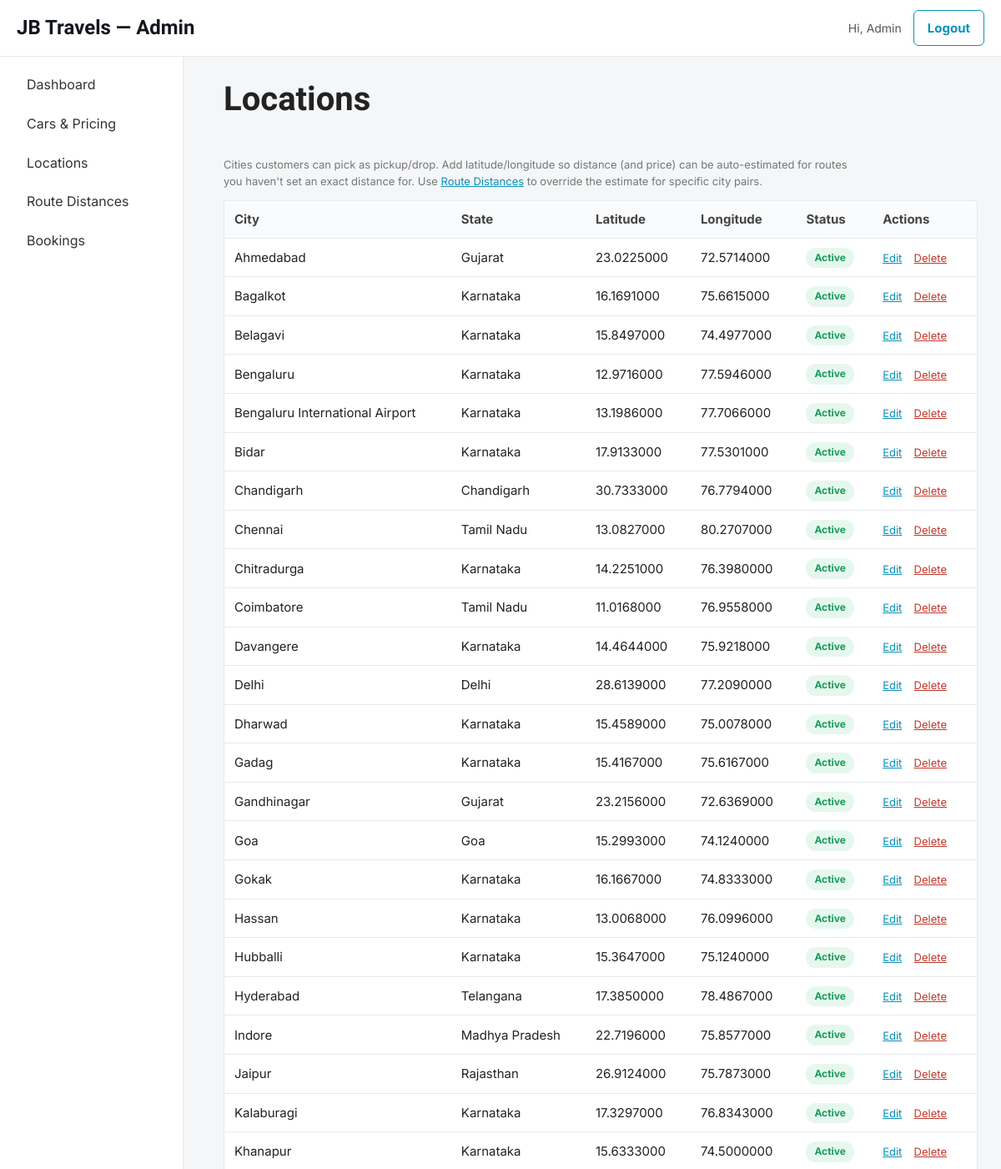
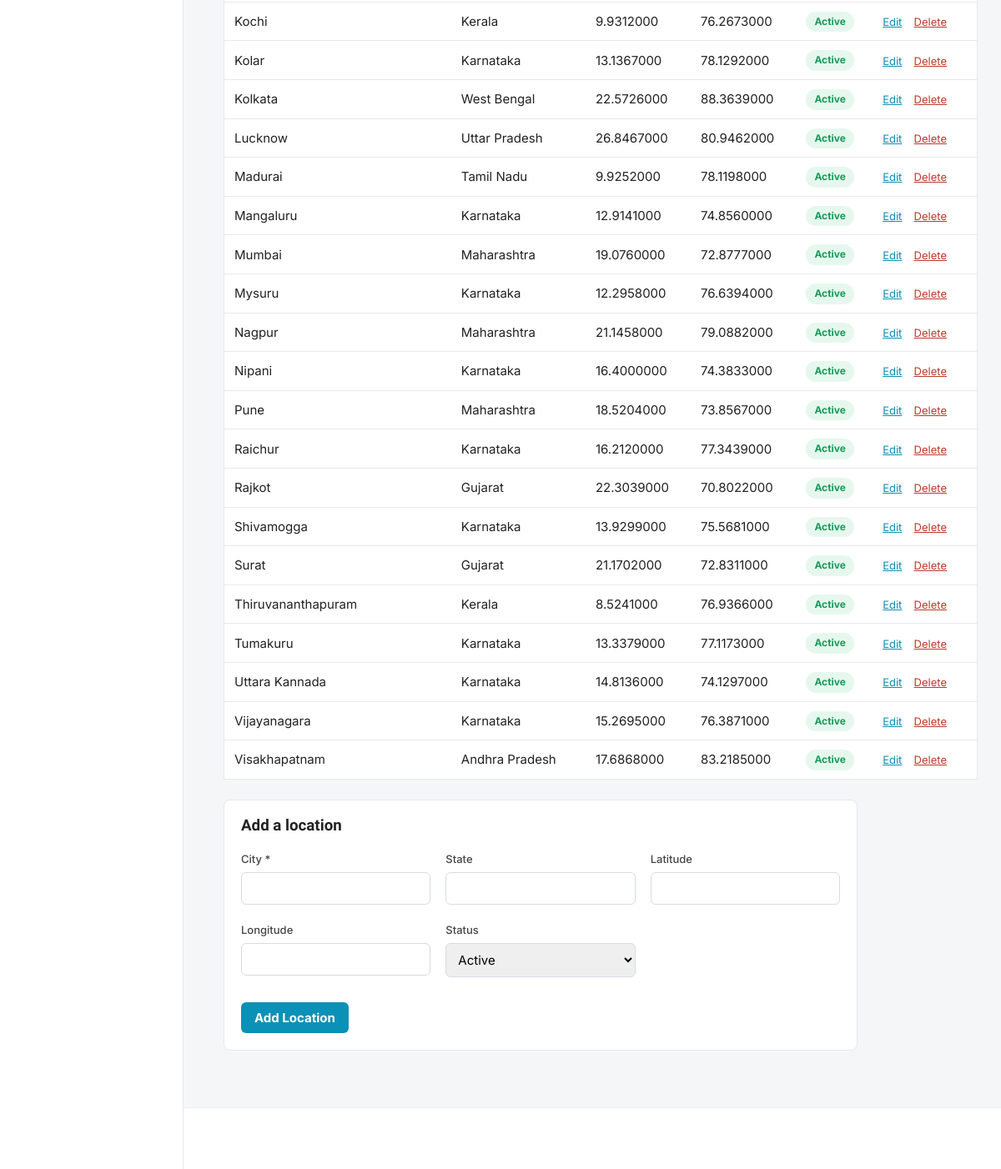
Page /admin/locations/index.php (signed in) on the committed database (2 pictures, top to bottom).
### tables this page shows
CREATE TABLE locations (
    id INT AUTO_INCREMENT PRIMARY KEY,
    city VARCHAR(100) NOT NULL,
    state VARCHAR(100),
    country VARCHAR(100) DEFAULT 'India',
    latitude DECIMAL(10,7),
    longitude DECIMAL(10,7),
    status TINYINT(1) DEFAULT 1,
    created_at TIMESTAMP DEFAULT CURRENT_TIMESTAMP,
    INDEX idx_city (city)
);

### admin/locations/index.php (the view, shortened to what this page needs)
<?php
$pdo = Database::getConnection();
$locations = $pdo->query('SELECT * FROM locations ORDER BY city ASC')->fetchAll();
$editLoc = null;
include __DIR__ . '/../includes/header.php';
include __DIR__ . '/../includes/sidebar.php';
?>
<main class="admin-main">
  <div class="page-head">
    <h1>Locations</h1>
  </div>
  <p class="hint">Cities customers can pick as pickup/drop. Add latitude/longitude so distance (and price) can be
    auto-estimated for routes you haven't set an exact distance for. Use <a href="distances.php">Route Distances</a>
    to override the estimate for specific city pairs.</p>
  <table class="admin-table">
    <thead><tr><th>City</th><th>State</th><th>Latitude</th><th>Longitude</th><th>Status</th><th>Actions</th></tr></thead>
    <tbody>
      <?php foreach ($locations as $l): ?>
        <tr>
          <td><?= htmlspecialchars($l['city']) ?></td>
          <td><?= htmlspecialchars($l['state'] ?? '') ?></td>
          <td><?= htmlspecialchars((string)$l['latitude']) ?></td>
          <td><?= htmlspecialchars((string)$l['longitude']) ?></td>
          <td><span class="badge <?= $l['status'] ? 'badge-on' : 'badge-off' ?>"><?= $l['status'] ? 'Active' : 'Inactive' ?></span></td>
          <td class="row-actions">
            <a href="index.php?edit=<?= (int)$l['id'] ?>">Edit</a>
            <a class="danger" href="save.php?action=delete&amp;id=<?= (int)$l['id'] ?>" onclick="return confirm('Delete this location?')">Delete</a>
          </td>
        </tr>
      <?php endforeach; ?>
    </tbody>
  </table>
  <section class="panel">
    <h3><?= $editLoc ? 'Edit location' : 'Add a location' ?></h3>
    <form method="post" action="save.php" class="stacked-form">
      <div class="form-grid">
        <div class="field"><label>City *</label><input name="city" value="<?= htmlspecialchars($editLoc['city'] ?? '') ?>" required></div>
        <div class="field"><label>State</label><input name="state" value="<?= htmlspecialchars($editLoc['state'] ?? '') ?>"></div>
        <div class="field"><label>Latitude</label><input name="latitude" type="number" step="0.0000001" value="<?= htmlspecialchars((string)($editLoc['latitude'] ?? '')) ?>"></div>
        <div class="field"><label>Longitude</label><input name="longitude" type="number" step="0.0000001" value="<?= htmlspecialchars((string)($editLoc['longitude'] ?? '')) ?>"></div>
        <div class="field">
          <label>Status</label>
          <select name="status">
            <option value="1" <?= (int)($editLoc['status'] ?? 1) === 1 ? 'selected' : '' ?>>Active</option>
          </select>
        </div>
      </div>
      <div class="form-actions">
        <button type="submit" class="btn"><?= $editLoc ? 'Update' : 'Add Location' ?></button>
      </div>
    </form>
  </section>
</main>
<?php include __DIR__ . '/../includes/footer.php'; ?>

### assets/css/admin.css (style rules this page uses)
:root { --admin-display:"Barlow Condensed",sans-serif; --admin-body:"Inter",sans-serif; --jb-yellow:#f4b400; --jb-ink:#12161d; --jb-blue:#0a91b8; --jb-green:#1a9b5c; --jb-red:#c0392b; --jb-line:#e7e9ee; --jb-paper:#f4f6f8; }
* { box-sizing:border-box; }
body { font-family:var(--admin-body);font-size:16px;line-height:1.55;background:var(--jb-paper);color:#222;margin:0 }
h1,h2,h3,h4,h5 { font-family:var(--admin-display);font-weight:700;line-height:1.15 }
button,input,select,textarea { font-family:var(--admin-body) }
input,select,textarea { font-size:15px }
a { color:var(--jb-blue) }
.admin-main { margin-left:240px;padding:28px;max-width:1100px }
.admin-main h1 { font-size:clamp(32px,4vw,40px);margin-top:0 }
.page-head { display:flex;justify-content:space-between;align-items:center;margin-bottom:18px;flex-wrap:wrap;gap:10px }
.panel { background:#fff;padding:20px;border:1px solid var(--jb-line);border-radius:8px;margin-top:24px;max-width:760px }
.panel h3 { margin-top:0 }
.admin-table { width:100%;border-collapse:collapse;background:#fff;border:1px solid var(--jb-line) }
.admin-table th,.admin-table td { border-bottom:1px solid var(--jb-line);padding:10px 12px;text-align:left;font-size:15px;vertical-align:middle }
.admin-table th { background:#fafbfc;font-weight:700;color:#444 }
.row-actions a { margin-right:10px;font-size:13px }
.row-actions a.danger { color:var(--jb-red) }
.badge { display:inline-block;padding:3px 10px;border-radius:12px;font-size:12px;font-weight:700 }
.badge-on { background:#e6f8ee;color:var(--jb-green) }
.btn { display:inline-block;padding:9px 16px;background:var(--jb-blue);color:#fff;border-radius:6px;text-decoration:none;border:none;font-weight:700;font-size:15px;cursor:pointer }
.stacked-form .field { margin-bottom:14px;display:flex;flex-direction:column;gap:6px }
.stacked-form label { font-size:13px;font-weight:500;color:#444 }
.stacked-form input,.stacked-form select,.stacked-form textarea { padding:9px 10px;border:1px solid #d7dbe2;border-radius:6px;font-size:15px;font-family:var(--admin-body) }
.form-grid { display:grid;grid-template-columns:repeat(auto-fill,minmax(220px,1fr));gap:6px 18px }
.form-actions { margin-top:16px;display:flex;gap:10px;align-items:center;flex-wrap:wrap }
.hint { color:#777;font-size:13px;max-width:760px }

### rows in the picture
locations: city "Ahmedabad", state "Gujarat", latitude "23.0225000", longitude "72.5714000", status "Active"
locations: city "Bagalkot", state "Karnataka", latitude "16.1691000", longitude "75.6615000", status "Active"
locations: city "Belagavi", state "Karnataka", latitude "15.8497000", longitude "74.4977000", status "Active"
locations: city "Bengaluru", state "Karnataka", latitude "12.9716000", longitude "77.5946000", status "Active"
locations: city "Bengaluru International Airport", state "Karnataka", latitude "13.1986000", longitude "77.7066000", status "Active"
locations: city "Bidar", state "Karnataka", latitude "17.9133000", longitude "77.5301000", status "Active"
locations: city "Chandigarh", state "Chandigarh", latitude "30.7333000", longitude "76.7794000", status "Active"
locations: city "Chennai", state "Tamil Nadu", latitude "13.0827000", longitude "80.2707000", status "Active"
locations: city "Chitradurga", state "Karnataka", latitude "14.2251000", longitude "76.3980000", status "Active"
locations: city "Coimbatore", state "Tamil Nadu", latitude "11.0168000", longitude "76.9558000", status "Active"
locations: city "Davangere", state "Karnataka", latitude "14.4644000", longitude "75.9218000", status "Active"
locations: city "Delhi", state "Delhi", latitude "28.6139000", longitude "77.2090000", status "Active"
locations: city "Dharwad", state "Karnataka", latitude "15.4589000", longitude "75.0078000", status "Active"
locations: city "Gadag", state "Karnataka", latitude "15.4167000", longitude "75.6167000", status "Active"
locations: city "Gandhinagar", state "Gujarat", latitude "23.2156000", longitude "72.6369000", status "Active"
locations: city "Goa", state "Goa", latitude "15.2993000", longitude "74.1240000", status "Active"
locations: city "Gokak", state "Karnataka", latitude "16.1667000", longitude "74.8333000", status "Active"
locations: city "Hassan", state "Karnataka", latitude "13.0068000", longitude "76.0996000", status "Active"
locations: city "Hubballi", state "Karnataka", latitude "15.3647000", longitude "75.1240000", status "Active"
locations: city "Hyderabad", state "Telangana", latitude "17.3850000", longitude "78.4867000", status "Active"
locations: city "Indore", state "Madhya Pradesh", latitude "22.7196000", longitude "75.8577000", status "Active"
locations: city "Jaipur", state "Rajasthan", latitude "26.9124000", longitude "75.7873000", status "Active"
locations: city "Kalaburagi", state "Karnataka", latitude "17.3297000", longitude "76.8343000", status "Active"
locations: city "Khanapur", state "Karnataka", latitude "15.6333000", longitude "74.5000000", status "Active"
locations: city "Kochi", state "Kerala", latitude "9.9312000", longitude "76.2673000", status "Active"
locations: city "Kolar", state "Karnataka", latitude "13.1367000", longitude "78.1292000", status "Active"
locations: city "Kolkata", state "West Bengal", latitude "22.5726000", longitude "88.3639000", status "Active"
locations: city "Lucknow", state "Uttar Pradesh", latitude "26.8467000", longitude "80.9462000", status "Active"
locations: city "Madurai", state "Tamil Nadu", latitude "9.9252000", longitude "78.1198000", status "Active"
locations: city "Mangaluru", state "Karnataka", latitude "12.9141000", longitude "74.8560000", status "Active"
locations: city "Mumbai", state "Maharashtra", latitude "19.0760000", longitude "72.8777000", status "Active"
locations: city "Mysuru", state "Karnataka", latitude "12.2958000", longitude "76.6394000", status "Active"
locations: city "Nagpur", state "Maharashtra", latitude "21.1458000", longitude "79.0882000", status "Active"
locations: city "Nipani", state "Karnataka", latitude "16.4000000", longitude "74.3833000", status "Active"
locations: city "Pune", state "Maharashtra", latitude "18.5204000", longitude "73.8567000", status "Active"
locations: city "Raichur", state "Karnataka", latitude "16.2120000", longitude "77.3439000", status "Active"
locations: city "Rajkot", state "Gujarat", latitude "22.3039000", longitude "70.8022000", status "Active"
locations: city "Shivamogga", state "Karnataka", latitude "13.9299000", longitude "75.5681000", status "Active"
locations: city "Surat", state "Gujarat", latitude "21.1702000", longitude "72.8311000", status "Active"
locations: city "Thiruvananthapuram", state "Kerala", latitude "8.5241000", longitude "76.9366000", status "Active"
locations: city "Tumakuru", state "Karnataka", latitude "13.3379000", longitude "77.1173000", status "Active"
locations: city "Uttara Kannada", state "Karnataka", latitude "14.8136000", longitude "74.1297000", status "Active"
locations: city "Vijayanagara", state "Karnataka", latitude "15.2695000", longitude "76.3871000", status "Active"
locations: city "Visakhapatnam", state "Andhra Pradesh", latitude "17.6868000", longitude "83.2185000", status "Active"

### other values in the picture
$adminName "Admin"
